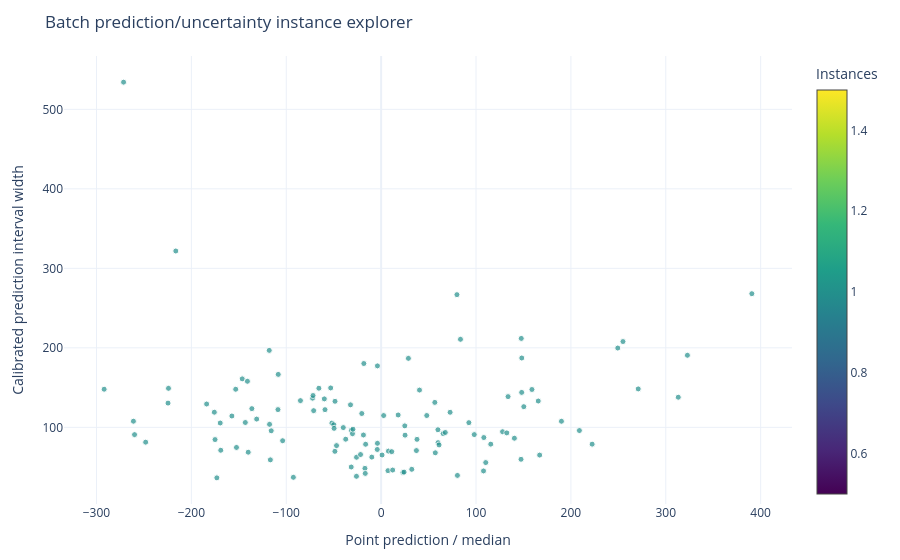

This figure's notebook cell:
### Markdown cell above
## Section 3: Conformal Regression / Percentile Interval Regression

For percentile interval regression, the x-axis is the point prediction / median and the y-axis is calibrated prediction interval width. Hover reports the percentile interval metadata and calibrated prediction interval.

### Code cell
X_reg2, y_reg2 = make_regression(
    n_samples=5000,
    n_features=7,
    n_informative=5,
    noise=10.0,
    random_state=19,
)
x_proper, x_tmp, y_proper, y_tmp = train_test_split(
    X_reg2, y_reg2, test_size=0.4, random_state=19
)
x_cal, x_query, y_cal, y_query = train_test_split(
    x_tmp, y_tmp, test_size=0.5, random_state=19
)

interval_regressor = RandomForestRegressor(n_estimators=80, random_state=19)
interval_explainer = WrapCalibratedExplainer(interval_regressor)
interval_explainer.fit(x_proper, y_proper)
assert interval_explainer.fitted is True
interval_explainer.calibrate(x_cal, y_cal)
assert interval_explainer.calibrated is True

interval_explainer.set_difficulty_estimator(
        DifficultyEstimator().fit(X=x_proper, learner=interval_explainer.learner, scaler=True)
    )

percentiles = (10, 90)
interval_explanations = interval_explainer.explain_factual(
    x_query[:120],
    low_high_percentiles=percentiles,
)
interval_result = interval_explanations.plot(
    style="plotly.global.instance_explorer",
    task="conformal_regression",
    low_high_percentiles=percentiles,
    position_precision=2,
    show=True,
)

### Figure 1 — Plotly figure (JSON) as saved in the notebook; plotly's stock layout.template omitted (floating-point values rounded to 4 significant figures)
{"data": [{"hovertemplate": "%{text}<extra></extra>", "marker": {"color": [1, 1, 1, 1, 1, 1, 1, 1, 1, 1, 1, 1, 1, 1, 1, 1, 1, 1, 1, 1, 1, 1, 1, 1, 1, 1, 1, 1, 1, 1, 1, 1, 1, 1, 1, 1, 1, 1, 1, 1, 1, 1, 1, 1, 1, 1, 1, 1, 1, 1, 1, 1, 1, 1, 1, 1, 1, 1, 1, 1, 1, 1, 1, 1, 1, 1, 1, 1, 1, 1, 1, 1, 1, 1, 1, 1, 1, 1, 1, 1, 1, 1, 1, 1, 1, 1, 1, 1, 1, 1, 1, 1, 1, 1, 1, 1, 1, 1, 1, 1, 1, 1, 1, 1, 1, 1, 1, 1, 1, 1, 1, 1, 1, 1, 1, 1, 1, 1, 1, 1], "colorbar": {"title": {"text": "Instances"}}, "colorscale": [[0, "#440154"], [0.1111, "#482878"], [0.2222, "#3e4989"], [0.3333, "#31688e"], [0.4444, "#26828e"], [0.5556, "#1f9e89"], [0.6667, "#35b779"], [0.7778, "#6ece58"], [0.8889, "#b5de2b"], [1, "#fde725"]], "line": {"color": "white", "width": 1}, "showscale": true, "size": [6, 6, 6, 6, 6, 6, 6, 6, 6, 6, 6, 6, 6, 6, 6, 6, 6, 6, 6, 6, 6, 6, 6, 6, 6, 6, 6, 6, 6, 6, 6, 6, 6, 6, 6, 6, 6, 6, 6, 6, 6, 6, 6, 6, 6, 6, 6, 6, 6, 6, 6, 6, 6, 6, 6, 6, 6, 6, 6, 6, 6, 6, 6, 6, 6, 6, 6, 6, 6, 6, 6, 6, 6, 6, 6, 6, 6, 6, 6, 6, 6, 6, 6, 6, 6, 6, 6, 6, 6, 6, 6, 6, 6, 6, 6, 6, 6, 6, 6, 6, 6, 6, 6, 6, 6, 6, 6, 6, 6, 6, 6, 6, 6, 6, 6, 6, 6, 6, 6, 6]}, "mode": "markers", "name": "instances", "text": ["Instances: 1<br>Point prediction / median: -291.919<br>Percentiles: 10 / 90<br>Confidence: 80%<br>Prediction interval: [-362.969, -215.058]<br>Interval width: 147.91", "Instances: 1<br>Point prediction / median: -271.449<br>Percentiles: 10 / 90<br>Confidence: 80%<br>Prediction interval: [-528.04, 6.1315]<br>Interval width: 534.171", "Instances: 1<br>Point prediction / median: -261.061<br>Percentiles: 10 / 90<br>Confidence: 80%<br>Prediction interval: [-312.792, -205.097]<br>Interval width: 107.695", "Instances: 1<br>Point prediction / median: -259.876<br>Percentiles: 10 / 90<br>Confidence: 80%<br>Prediction interval: [-303.488, -212.697]<br>Interval width: 90.7907", "Instances: 1<br>Point prediction / median: -248.156<br>Percentiles: 10 / 90<br>Confidence: 80%<br>Prediction interval: [-287.221, -205.895]<br>Interval width: 81.3263", "Instances: 1<br>Point prediction / median: -224.595<br>Percentiles: 10 / 90<br>Confidence: 80%<br>Prediction interval: [-287.252, -156.814]<br>Interval width: 130.438", "Instances: 1<br>Point prediction / median: -224.11<br>Percentiles: 10 / 90<br>Confidence: 80%<br>Prediction interval: [-295.712, -146.651]<br>Interval width: 149.061", "Instances: 1<br>Point prediction / median: -216.402<br>Percentiles: 10 / 90<br>Confidence: 80%<br>Prediction interval: [-370.976, -49.1842]<br>Interval width: 321.791", "Instances: 1<br>Point prediction / median: -183.927<br>Percentiles: 10 / 90<br>Confidence: 80%<br>Prediction interval: [-246.043, -116.73]<br>Interval width: 129.312", "Instances: 1<br>Point prediction / median: -175.785<br>Percentiles: 10 / 90<br>Confidence: 80%<br>Prediction interval: [-232.953, -113.941]<br>Interval width: 119.012", "Instances: 1<br>Point prediction / median: -175.05<br>Percentiles: 10 / 90<br>Confidence: 80%<br>Prediction interval: [-215.682, -131.094]<br>Interval width: 84.5889", "Instances: 1<br>Point prediction / median: -173.136<br>Percentiles: 10 / 90<br>Confidence: 80%<br>Prediction interval: [-190.638, -154.202]<br>Interval width: 36.4367", "Instances: 1<br>Point prediction / median: -169.576<br>Percentiles: 10 / 90<br>Confidence: 80%<br>Prediction interval: [-220.213, -114.797]<br>Interval width: 105.416", "Instances: 1<br>Point prediction / median: -169.02<br>Percentiles: 10 / 90<br>Confidence: 80%<br>Prediction interval: [-203.197, -132.047]<br>Interval width: 71.1496", "Instances: 1<br>Point prediction / median: -157.303<br>Percentiles: 10 / 90<br>Confidence: 80%<br>Prediction interval: [-212.18, -97.9378]<br>Interval width: 114.242", "Instances: 1<br>Point prediction / median: -153.271<br>Percentiles: 10 / 90<br>Confidence: 80%<br>Prediction interval: [-224.305, -76.4266]<br>Interval width: 147.878", "Instances: 1<br>Point prediction / median: -152.45<br>Percentiles: 10 / 90<br>Confidence: 80%<br>Prediction interval: [-188.327, -113.637]<br>Interval width: 74.6907", "Instances: 1<br>Point prediction / median: -146.401<br>Percentiles: 10 / 90<br>Confidence: 80%<br>Prediction interval: [-223.721, -62.7565]<br>Interval width: 160.964", "Instances: 1<br>Point prediction / median: -143.148<br>Percentiles: 10 / 90<br>Confidence: 80%<br>Prediction interval: [-194.103, -88.0247]<br>Interval width: 106.079", "Instances: 1<br>Point prediction / median: -140.926<br>Percentiles: 10 / 90<br>Confidence: 80%<br>Prediction interval: [-216.784, -58.8636]<br>Interval width: 157.92", "Instances: 1<br>Point prediction / median: -140.076<br>Percentiles: 10 / 90<br>Confidence: 80%<br>Prediction interval: [-173.072, -104.381]<br>Interval width: 68.6917", "Instances: 1<br>Point prediction / median: -136.235<br>Percentiles: 10 / 90<br>Confidence: 80%<br>Prediction interval: [-195.553, -72.0638]<br>Interval width: 123.489", "Instances: 1<br>Point prediction / median: -131.182<br>Percentiles: 10 / 90<br>Confidence: 80%<br>Prediction interval: [-184.195, -73.8328]<br>Interval width: 110.362", "Instances: 1<br>Point prediction / median: -117.927<br>Percentiles: 10 / 90<br>Confidence: 80%<br>Prediction interval: [-212.448, -15.6745]<br>Interval width: 196.774", "Instances: 1<br>Point prediction / median: -117.582<br>Percentiles: 10 / 90<br>Confidence: 80%<br>Prediction interval: [-167.422, -63.6637]<br>Interval width: 103.759", "Instances: 1<br>Point prediction / median: -116.752<br>Percentiles: 10 / 90<br>Confidence: 80%<br>Prediction interval: [-145.123, -86.0613]<br>Interval width: 59.0614", "Instances: 1<br>Point prediction / median: -115.829<br>Percentiles: 10 / 90<br>Confidence: 80%<br>Prediction interval: [-161.763, -66.1362]<br>Interval width: 95.627", "Instances: 1<br>Point prediction / median: -108.723<br>Percentiles: 10 / 90<br>Confidence: 80%<br>Prediction interval: [-167.466, -45.1753]<br>Interval width: 122.29", "Instances: 1<br>Point prediction / median: -108.44<br>Percentiles: 10 / 90<br>Confidence: 80%<br>Prediction interval: [-188.45, -21.8847]<br>Interval width: 166.565", "Instances: 1<br>Point prediction / median: -103.79<br>Percentiles: 10 / 90<br>Confidence: 80%<br>Prediction interval: [-143.724, -60.5896]<br>Interval width: 83.1347", "Instances: 1<br>Point prediction / median: -92.5075<br>Percentiles: 10 / 90<br>Confidence: 80%<br>Prediction interval: [-110.343, -73.2133]<br>Interval width: 37.1294", "Instances: 1<br>Point prediction / median: -85.0418<br>Percentiles: 10 / 90<br>Confidence: 80%<br>Prediction interval: [-149.196, -15.6395]<br>Interval width: 133.557", "Instances: 1<br>Point prediction / median: -72.2821<br>Percentiles: 10 / 90<br>Confidence: 80%<br>Prediction interval: [-137.929, -1.26472]<br>Interval width: 136.665", "Instances: 1<br>Point prediction / median: -71.7612<br>Percentiles: 10 / 90<br>Confidence: 80%<br>Prediction interval: [-139.015, 0.993892]<br>Interval width: 140.009", "Instances: 1<br>Point prediction / median: -71.11<br>Percentiles: 10 / 90<br>Confidence: 80%<br>Prediction interval: [-129.206, -8.26124]<br>Interval width: 120.945", "Instances: 1<br>Point prediction / median: -65.6077<br>Percentiles: 10 / 90<br>Confidence: 80%<br>Prediction interval: [-137.26, 11.906]<br>Interval width: 149.166", "Instances: 1<br>Point prediction / median: -59.8692<br>Percentiles: 10 / 90<br>Confidence: 80%<br>Prediction interval: [-125.088, 10.6845]<br>Interval width: 135.772", "Instances: 1<br>Point prediction / median: -59.1639<br>Percentiles: 10 / 90<br>Confidence: 80%<br>Prediction interval: [-117.877, 4.3526]<br>Interval width: 122.23", "Instances: 1<br>Point prediction / median: -53.1704<br>Percentiles: 10 / 90<br>Confidence: 80%<br>Prediction interval: [-124.998, 24.5332]<br>Interval width: 149.532", "Instances: 1<br>Point prediction / median: -51.9078<br>Percentiles: 10 / 90<br>Confidence: 80%<br>Prediction interval: [-102.488, 2.80984]<br>Interval width: 105.298", "Instances: 1<br>Point prediction / median: -49.893<br>Percentiles: 10 / 90<br>Confidence: 80%<br>Prediction interval: [-99.487, 3.75797]<br>Interval width: 103.245", "Instances: 1<br>Point prediction / median: -49.5796<br>Percentiles: 10 / 90<br>Confidence: 80%<br>Prediction interval: [-96.9787, 1.69691]<br>Interval width: 98.6756", "Instances: 1<br>Point prediction / median: -48.6974<br>Percentiles: 10 / 90<br>Confidence: 80%<br>Prediction interval: [-82.2105, -12.4428]<br>Interval width: 69.7677", "Instances: 1<br>Point prediction / median: -48.5873<br>Percentiles: 10 / 90<br>Confidence: 80%<br>Prediction interval: [-112.334, 20.3744]<br>Interval width: 132.709", "Instances: 1<br>Point prediction / median: -47.0021<br>Percentiles: 10 / 90<br>Confidence: 80%<br>Prediction interval: [-83.9801, -6.99926]<br>Interval width: 76.9809", "Instances: 1<br>Point prediction / median: -39.8903<br>Percentiles: 10 / 90<br>Confidence: 80%<br>Prediction interval: [-87.7622, 11.8976]<br>Interval width: 99.6598", "Instances: 1<br>Point prediction / median: -37.3322<br>Percentiles: 10 / 90<br>Confidence: 80%<br>Prediction interval: [-78.1852, 6.8627]<br>Interval width: 85.0478", "Instances: 1<br>Point prediction / median: -32.2849<br>Percentiles: 10 / 90<br>Confidence: 80%<br>Prediction interval: [-93.9041, 34.375]<br>Interval width: 128.279", "Instances: 1<br>Point prediction / median: -31.5286<br>Percentiles: 10 / 90<br>Confidence: 80%<br>Prediction interval: [-55.5776, -5.51239]<br>Interval width: 50.0652", "Instances: 1<br>Point prediction / median: -31.4171<br>Percentiles: 10 / 90<br>Confidence: 80%<br>Prediction interval: [-77.7223, 18.676]<br>Interval width: 96.3983", "Instances: 1<br>Point prediction / median: -30.2041<br>Percentiles: 10 / 90<br>Confidence: 80%<br>Prediction interval: [-74.3615, 17.5655]<br>Interval width: 91.927", "Instances: 1<br>Point prediction / median: -29.6669<br>Percentiles: 10 / 90<br>Confidence: 80%<br>Prediction interval: [-76.5659, 21.0684]<br>Interval width: 97.6343", "Instances: 1<br>Point prediction / median: -25.9967<br>Percentiles: 10 / 90<br>Confidence: 80%<br>Prediction interval: [-44.4347, -6.05034]<br>Interval width: 38.3844", "Instances: 1<br>Point prediction / median: -25.9235<br>Percentiles: 10 / 90<br>Confidence: 80%<br>Prediction interval: [-55.8672, 6.46951]<br>Interval width: 62.3367", "Instances: 1<br>Point prediction / median: -21.6822<br>Percentiles: 10 / 90<br>Confidence: 80%<br>Prediction interval: [-53.2709, 12.4905]<br>Interval width: 65.7614", "Instances: 1<br>Point prediction / median: -20.3622<br>Percentiles: 10 / 90<br>Confidence: 80%<br>Prediction interval: [-76.7272, 40.6135]<br>Interval width: 117.341", "Instances: 1<br>Point prediction / median: -18.6488<br>Percentiles: 10 / 90<br>Confidence: 80%<br>Prediction interval: [-62.0357, 28.2873]<br>Interval width: 90.323", "Instances: 1<br>Point prediction / median: -18.206<br>Percentiles: 10 / 90<br>Confidence: 80%<br>Prediction interval: [-104.784, 75.4541]<br>Interval width: 180.238", "Instances: 1<br>Point prediction / median: -17.0695<br>Percentiles: 10 / 90<br>Confidence: 80%<br>Prediction interval: [-40.3095, 8.07148]<br>Interval width: 48.381", "Instances: 1<br>Point prediction / median: -16.738<br>Percentiles: 10 / 90<br>Confidence: 80%<br>Prediction interval: [-36.9327, 5.10873]<br>Interval width: 42.0414", "Instances: 1<br>Point prediction / median: -16.3326<br>Percentiles: 10 / 90<br>Confidence: 80%<br>Prediction interval: [-54.1366, 24.5639]<br>Interval width: 78.7005", "Instances: 1<br>Point prediction / median: -9.83104<br>Percentiles: 10 / 90<br>Confidence: 80%<br>Prediction interval: [-39.8599, 22.6542]<br>Interval width: 62.5141", "Instances: 1<br>Point prediction / median: -4.10403<br>Percentiles: 10 / 90<br>Confidence: 80%<br>Prediction interval: [-38.7504, 33.3765]<br>Interval width: 72.1269", "Instances: 1<br>Point prediction / median: -3.89203<br>Percentiles: 10 / 90<br>Confidence: 80%<br>Prediction interval: [-42.2729, 37.6285]<br>Interval width: 79.9014", "Instances: 1<br>Point prediction / median: -3.88356<br>Percentiles: 10 / 90<br>Confidence: 80%<br>Prediction interval: [-89.035, 88.2334]<br>Interval width: 177.268", "Instances: 1<br>Point prediction / median: 0.985186<br>Percentiles: 10 / 90<br>Confidence: 80%<br>Prediction interval: [-30.3252, 34.8568]<br>Interval width: 65.182", "Instances: 1<br>Point prediction / median: 2.65303<br>Percentiles: 10 / 90<br>Confidence: 80%<br>Prediction interval: [-52.4885, 62.3052]<br>Interval width: 114.794", "Instances: 1<br>Point prediction / median: 7.21035<br>Percentiles: 10 / 90<br>Confidence: 80%<br>Prediction interval: [-14.6446, 30.853]<br>Interval width: 45.4976", "Instances: 1<br>Point prediction / median: 7.70964<br>Percentiles: 10 / 90<br>Confidence: 80%<br>Prediction interval: [-25.9459, 44.1183]<br>Interval width: 70.0643", "Instances: 1<br>Point prediction / median: 11.1825<br>Percentiles: 10 / 90<br>Confidence: 80%<br>Prediction interval: [-22.1453, 47.2366]<br>Interval width: 69.382", "Instances: 1<br>Point prediction / median: 12.1552<br>Percentiles: 10 / 90<br>Confidence: 80%<br>Prediction interval: [-10.0565, 36.184]<br>Interval width: 46.2405", "Instances: 1<br>Point prediction / median: 17.9539<br>Percentiles: 10 / 90<br>Confidence: 80%<br>Prediction interval: [-37.5416, 77.9891]<br>Interval width: 115.531", "Instances: 1<br>Point prediction / median: 22.9596<br>Percentiles: 10 / 90<br>Confidence: 80%<br>Prediction interval: [2.196, 45.4217]<br>Interval width: 43.2257", "Instances: 1<br>Point prediction / median: 24.1845<br>Percentiles: 10 / 90<br>Confidence: 80%<br>Prediction interval: [3.21229, 46.8722]<br>Interval width: 43.6599", "Instances: 1<br>Point prediction / median: 24.9278<br>Percentiles: 10 / 90<br>Confidence: 80%<br>Prediction interval: [-23.9819, 77.8384]<br>Interval width: 101.82", "Instances: 1<br>Point prediction / median: 25.2306<br>Percentiles: 10 / 90<br>Confidence: 80%<br>Prediction interval: [-18.067, 72.0702]<br>Interval width: 90.1372", "Instances: 1<br>Point prediction / median: 28.7437<br>Percentiles: 10 / 90<br>Confidence: 80%<br>Prediction interval: [-60.9639, 125.79]<br>Interval width: 186.753", "Instances: 1<br>Point prediction / median: 32.2888<br>Percentiles: 10 / 90<br>Confidence: 80%<br>Prediction interval: [9.61556, 56.8168]<br>Interval width: 47.2012", "Instances: 1<br>Point prediction / median: 37.1684<br>Percentiles: 10 / 90<br>Confidence: 80%<br>Prediction interval: [3.17905, 73.938]<br>Interval width: 70.759", "Instances: 1<br>Point prediction / median: 37.7965<br>Percentiles: 10 / 90<br>Confidence: 80%<br>Prediction interval: [-2.96557, 81.8929]<br>Interval width: 84.8585", "Instances: 1<br>Point prediction / median: 40.4423<br>Percentiles: 10 / 90<br>Confidence: 80%<br>Prediction interval: [-30.1009, 116.756]<br>Interval width: 146.857", "Instances: 1<br>Point prediction / median: 48.1036<br>Percentiles: 10 / 90<br>Confidence: 80%<br>Prediction interval: [-7.05417, 107.773]<br>Interval width: 114.828", "Instances: 1<br>Point prediction / median: 56.6031<br>Percentiles: 10 / 90<br>Confidence: 80%<br>Prediction interval: [-6.48759, 124.855]<br>Interval width: 131.342", "Instances: 1<br>Point prediction / median: 57.0988<br>Percentiles: 10 / 90<br>Confidence: 80%<br>Prediction interval: [24.4598, 92.4078]<br>Interval width: 67.948", "Instances: 1<br>Point prediction / median: 59.8584<br>Percentiles: 10 / 90<br>Confidence: 80%<br>Prediction interval: [13.2892, 110.237]<br>Interval width: 96.9478", "Instances: 1<br>Point prediction / median: 60.0106<br>Percentiles: 10 / 90<br>Confidence: 80%<br>Prediction interval: [21.232, 101.961]<br>Interval width: 80.7293", "Instances: 1<br>Point prediction / median: 61.0569<br>Percentiles: 10 / 90<br>Confidence: 80%<br>Prediction interval: [23.6621, 101.511]<br>Interval width: 77.8484", "Instances: 1<br>Point prediction / median: 65.3245<br>Percentiles: 10 / 90<br>Confidence: 80%<br>Prediction interval: [21.0712, 113.198]<br>Interval width: 92.1267", "Instances: 1<br>Point prediction / median: 67.6203<br>Percentiles: 10 / 90<br>Confidence: 80%<br>Prediction interval: [22.7004, 116.215]<br>Interval width: 93.5144", "Instances: 1<br>Point prediction / median: 72.6929<br>Percentiles: 10 / 90<br>Confidence: 80%<br>Prediction interval: [15.5771, 134.481]<br>Interval width: 118.904", "Instances: 1<br>Point prediction / median: 79.9016<br>Percentiles: 10 / 90<br>Confidence: 80%<br>Prediction interval: [-48.294, 218.584]<br>Interval width: 266.878", "Instances: 1<br>Point prediction / median: 80.4035<br>Percentiles: 10 / 90<br>Confidence: 80%<br>Prediction interval: [61.4244, 100.935]<br>Interval width: 39.5107", "Instances: 1<br>Point prediction / median: 83.6195<br>Percentiles: 10 / 90<br>Confidence: 80%<br>Prediction interval: [-17.5963, 193.115]<br>Interval width: 210.711", "Instances: 1<br>Point prediction / median: 92.4935<br>Percentiles: 10 / 90<br>Confidence: 80%<br>Prediction interval: [41.6394, 147.508]<br>Interval width: 105.868", "Instances: 1<br>Point prediction / median: 98.1419<br>Percentiles: 10 / 90<br>Confidence: 80%<br>Prediction interval: [54.5033, 145.35]<br>Interval width: 90.847", "Instances: 1<br>Point prediction / median: 107.922<br>Percentiles: 10 / 90<br>Confidence: 80%<br>Prediction interval: [86.2425, 131.376]<br>Interval width: 45.1332", "Instances: 1<br>Point prediction / median: 108.26<br>Percentiles: 10 / 90<br>Confidence: 80%<br>Prediction interval: [66.4023, 153.542]<br>Interval width: 87.1401", "Instances: 1<br>Point prediction / median: 110.271<br>Percentiles: 10 / 90<br>Confidence: 80%<br>Prediction interval: [83.5253, 139.204]<br>Interval width: 55.6784", "Instances: 1<br>Point prediction / median: 115.527<br>Percentiles: 10 / 90<br>Confidence: 80%<br>Prediction interval: [77.6626, 156.488]<br>Interval width: 78.8256", "Instances: 1<br>Point prediction / median: 128.006<br>Percentiles: 10 / 90<br>Confidence: 80%<br>Prediction interval: [82.6271, 177.097]<br>Interval width: 94.4696", "Instances: 1<br>Point prediction / median: 132.462<br>Percentiles: 10 / 90<br>Confidence: 80%<br>Prediction interval: [87.7859, 180.793]<br>Interval width: 93.0073", "Instances: 1<br>Point prediction / median: 133.77<br>Percentiles: 10 / 90<br>Confidence: 80%<br>Prediction interval: [67.1818, 205.806]<br>Interval width: 138.624", "Instances: 1<br>Point prediction / median: 140.452<br>Percentiles: 10 / 90<br>Confidence: 80%<br>Prediction interval: [99.0067, 185.288]<br>Interval width: 86.2817", "Instances: 1<br>Point prediction / median: 147.427<br>Percentiles: 10 / 90<br>Confidence: 80%<br>Prediction interval: [118.719, 178.484]<br>Interval width: 59.7659", "Instances: 1<br>Point prediction / median: 147.679<br>Percentiles: 10 / 90<br>Confidence: 80%<br>Prediction interval: [45.9214, 257.76]<br>Interval width: 211.838", "Instances: 1<br>Point prediction / median: 148.143<br>Percentiles: 10 / 90<br>Confidence: 80%<br>Prediction interval: [79.009, 222.932]<br>Interval width: 143.923", "Instances: 1<br>Point prediction / median: 148.218<br>Percentiles: 10 / 90<br>Confidence: 80%<br>Prediction interval: [58.3001, 245.492]<br>Interval width: 187.192", "Instances: 1<br>Point prediction / median: 150.371<br>Percentiles: 10 / 90<br>Confidence: 80%<br>Prediction interval: [89.8673, 215.825]<br>Interval width: 125.957", "Instances: 1<br>Point prediction / median: 158.937<br>Percentiles: 10 / 90<br>Confidence: 80%<br>Prediction interval: [88.0482, 235.625]<br>Interval width: 147.577", "Instances: 1<br>Point prediction / median: 165.594<br>Percentiles: 10 / 90<br>Confidence: 80%<br>Prediction interval: [101.667, 234.75]<br>Interval width: 133.082", "Instances: 1<br>Point prediction / median: 167.072<br>Percentiles: 10 / 90<br>Confidence: 80%<br>Prediction interval: [135.814, 200.887]<br>Interval width: 65.0736", "Instances: 1<br>Point prediction / median: 190.029<br>Percentiles: 10 / 90<br>Confidence: 80%<br>Prediction interval: [138.329, 245.958]<br>Interval width: 107.63", "Instances: 1<br>Point prediction / median: 208.941<br>Percentiles: 10 / 90<br>Confidence: 80%<br>Prediction interval: [162.866, 258.785]<br>Interval width: 95.9197", "Instances: 1<br>Point prediction / median: 222.405<br>Percentiles: 10 / 90<br>Confidence: 80%<br>Prediction interval: [184.543, 263.364]<br>Interval width: 78.8208", "Instances: 1<br>Point prediction / median: 249.396<br>Percentiles: 10 / 90<br>Confidence: 80%<br>Prediction interval: [153.461, 353.178]<br>Interval width: 199.717", "Instances: 1<br>Point prediction / median: 254.876<br>Percentiles: 10 / 90<br>Confidence: 80%<br>Prediction interval: [155.022, 362.899]<br>Interval width: 207.877", "Instances: 1<br>Point prediction / median: 270.96<br>Percentiles: 10 / 90<br>Confidence: 80%<br>Prediction interval: [199.722, 348.024]<br>Interval width: 148.302", "Instances: 1<br>Point prediction / median: 313.168<br>Percentiles: 10 / 90<br>Confidence: 80%<br>Prediction interval: [246.954, 384.8]<br>Interval width: 137.846", "Instances: 1<br>Point prediction / median: 322.795<br>Percentiles: 10 / 90<br>Confidence: 80%<br>Prediction interval: [231.227, 421.854]<br>Interval width: 190.627", "Instances: 1<br>Point prediction / median: 390.712<br>Percentiles: 10 / 90<br>Confidence: 80%<br>Prediction interval: [261.94, 530.018]<br>Interval width: 268.078"], "type": "scatter", "x": [-291.9, -271.4, -261.1, -259.9, -248.2, -224.6, -224.1, -216.4, -183.9, -175.8, -175.1, -173.1, -169.6, -169.0, -157.3, -153.3, -152.4, -146.4, -143.2, -140.9, -140.1, -136.2, -131.2, -117.9, -117.6, -116.8, -115.8, -108.7, -108.4, -103.8, -92.51, -85.04, -72.28, -71.76, -71.11, -65.61, -59.87, -59.16, -53.17, -51.91, -49.89, -49.58, -48.7, -48.59, -47, -39.89, -37.33, -32.28, -31.53, -31.42, -30.2, -29.67, -26, -25.92, -21.68, -20.36, -18.65, -18.21, -17.07, -16.74, -16.33, -9.83, -4.1, -3.89, -3.88, 0.99, 2.65, 7.21, 7.71, 11.18, 12.16, 17.95, 22.96, 24.18, 24.93, 25.23, 28.74, 32.29, 37.17, 37.8, 40.44, 48.1, 56.6, 57.1, 59.86, 60.01, 61.06, 65.32, 67.62, 72.69, 79.9, 80.4, 83.62, 92.49, 98.14, 107.9, 108.3, 110.3, 115.5, 128.0, 132.5, 133.8, 140.4, 147.4, 147.7, 148.1, 148.2, 150.4, 158.9, 165.6, 167.1, 190.0, 208.9, 222.4, 249.4, 254.9, 271.0, 313.2, 322.8, 390.7], "y": [147.9, 534.2, 107.7, 90.79, 81.33, 130.4, 149.1, 321.8, 129.3, 119.0, 84.59, 36.44, 105.4, 71.15, 114.2, 147.9, 74.69, 161.0, 106.1, 157.9, 68.69, 123.5, 110.4, 196.8, 103.8, 59.06, 95.63, 122.3, 166.6, 83.13, 37.13, 133.6, 136.7, 140.0, 121.0, 149.2, 135.8, 122.2, 149.5, 105.3, 103.2, 98.68, 69.77, 132.7, 76.98, 99.66, 85.05, 128.3, 50.07, 96.4, 91.93, 97.63, 38.38, 62.34, 65.76, 117.3, 90.32, 180.2, 48.38, 42.04, 78.7, 62.51, 72.13, 79.9, 177.3, 65.18, 114.8, 45.5, 70.06, 69.38, 46.24, 115.5, 43.23, 43.66, 101.8, 90.14, 186.8, 47.2, 70.76, 84.86, 146.9, 114.8, 131.3, 67.95, 96.95, 80.73, 77.85, 92.13, 93.51, 118.9, 266.9, 39.51, 210.7, 105.9, 90.85, 45.13, 87.14, 55.68, 78.83, 94.47, 93.01, 138.6, 86.28, 59.77, 211.8, 143.9, 187.2, 126.0, 147.6, 133.1, 65.07, 107.6, 95.92, 78.82, 199.7, 207.9, 148.3, 137.8, 190.6, 268.1]}], "layout": {"margin": {"b": 56, "l": 64, "r": 24, "t": 56}, "title": {"text": "Batch prediction/uncertainty instance explorer"}, "xaxis": {"title": {"text": "Point prediction / median"}}, "yaxis": {"title": {"text": "Calibrated prediction interval width"}}}}
